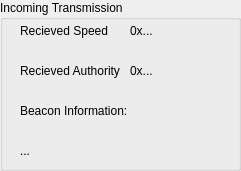
   <widget class="QGroupBox" name="transGroup">
    <property name="geometry">
     <rect>
      <x>650</x>
      <y>0</y>
      <width>241</width>
      <height>171</height>
     </rect>
    </property>
    <property name="title">
     <string>Incoming Transmission</string>
    </property>
    <widget class="QLabel" name="authLabel">
     <property name="geometry">
      <rect>
       <x>20</x>
       <y>50</y>
       <width>111</width>
       <height>41</height>
      </rect>
     </property>
     <property name="frameShape">
      <enum>QFrame::NoFrame</enum>
     </property>
     <property name="text">
      <string>Recieved Authority</string>
     </property>
    </widget>
    <widget class="QLabel" name="beaconLabel">
     <property name="geometry">
      <rect>
       <x>20</x>
       <y>90</y>
       <width>201</width>
       <height>41</height>
      </rect>
     </property>
     <property name="frameShape">
      <enum>QFrame::NoFrame</enum>
     </property>
     <property name="text">
      <string>Beacon Information:</string>
     </property>
    </widget>
    <widget class="QLabel" name="recSpeedValue">
     <property name="geometry">
      <rect>
       <x>130</x>
       <y>10</y>
       <width>91</width>
       <height>41</height>
      </rect>
     </property>
     <property name="frameShape">
      <enum>QFrame::NoFrame</enum>
     </property>
     <property name="text">
      <string>0x...</string>
     </property>
    </widget>
    <widget class="QLabel" name="beaconValue">
     <property name="geometry">
      <rect>
       <x>20</x>
       <y>130</y>
       <width>201</width>
       <height>41</height>
      </rect>
     </property>
     <property name="frameShape">
      <enum>QFrame::NoFrame</enum>
     </property>
     <property name="text">
      <string>...</string>
     </property>
    </widget>
    <widget class="QLabel" name="authValue">
     <property name="geometry">
      <rect>
       <x>130</x>
       <y>50</y>
       <width>91</width>
       <height>41</height>
      </rect>
     </property>
     <property name="frameShape">
      <enum>QFrame::NoFrame</enum>
     </property>
     <property name="text">
      <string>0x...</string>
     </property>
    </widget>
    <widget class="QLabel" name="recSpeedLabel">
     <property name="geometry">
      <rect>
       <x>20</x>
       <y>10</y>
       <width>111</width>
       <height>41</height>
      </rect>
     </property>
     <property name="frameShape">
      <enum>QFrame::NoFrame</enum>
     </property>
     <property name="text">
      <string>Recieved Speed</string>
     </property>
    </widget>
   </widget>
